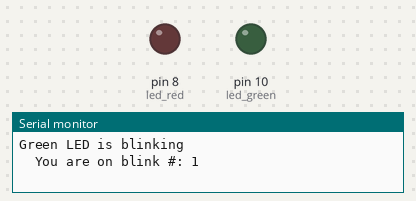
A sketch run on a simulated Arduino Uno, built with avr-gcc and run on an emulated ATmega328P. Parts: output pins drawn as LEDs (lit = HIGH), the last lines printed to the serial monitor.

Above: at 0.3 s.
At 1.85 s:
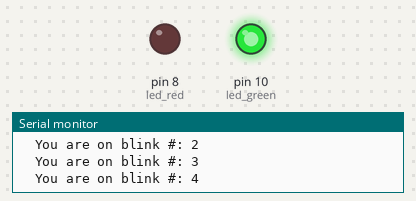
At 3.6 s:
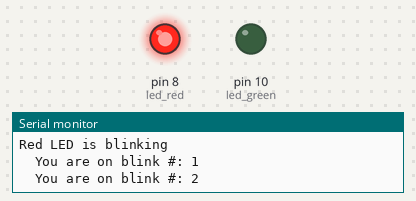
Timing chart, 0 to 5.7 s (numbered marks = the images above):
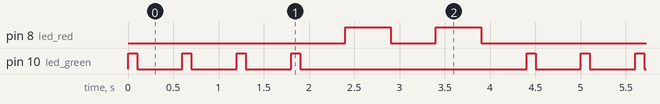

Measured:
- by itself, pin 8 (led_red): repeats every 4.4 s: LOW 0.50 s, HIGH 0.50 s, LOW 2.9 s, HIGH 0.50 s
- by itself, pin 10 (led_green): repeats every 4.4 s: 3 × (LOW 0.50 s, HIGH 0.10 s), LOW 2.5 s, HIGH 0.10 s
- by itself, everything shown: repeats every 4.4 s, in 12 steps

The sketch:

serial.ino
```cpp
int led_red = 8;
int led_green = 10;
int red_on_time = 100;
int red_off_time = 500;
int green_on_time = 500;
int green_off_time = 500;
int green_count = 4;
int red_count = 2;

void setup() {
  Serial.begin(9600);

  pinMode(led_red, OUTPUT);
  pinMode(led_green, OUTPUT);
}

void loop() {
  int count;

  Serial.println("Green LED is blinking");

  for(count = 0; count < green_count; count += 1) {
    Serial.print("  You are on blink #: ");
    Serial.println(count + 1);

    digitalWrite(led_green, HIGH);
    delay(red_on_time);
    digitalWrite(led_green, LOW);
    delay(red_off_time);
  }

  Serial.println(" ");
  Serial.println("Red LED is blinking");

  for(count = 0; count < red_count; count += 1) {
    Serial.print("  You are on blink #: ");
    Serial.println(count + 1);

    digitalWrite(led_red, HIGH);
    delay(green_on_time);
    digitalWrite(led_red, LOW);
    delay(green_off_time);
  }

  Serial.println(" ");
}
```
